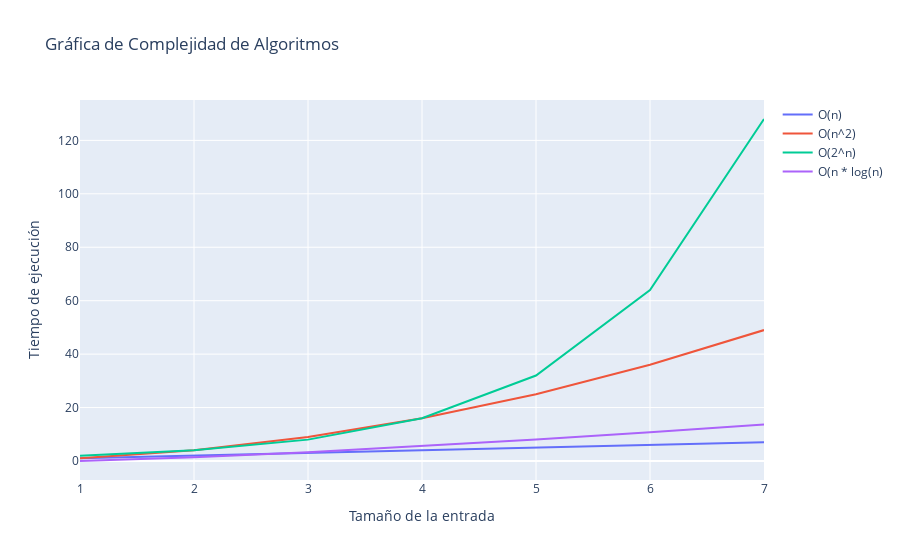

Notebook cell for this chart:
### Code cell
import plotly.graph_objects as go
import numpy as np

# Crear datos de ejemplo
x = np.arange(1, 8)
y_linear = x
y_quadratic = x**2
y_exponential = 2**x
y_logarithmic = x * np.log(x)

# Crear la figura y las trazas
fig = go.Figure()

fig.add_trace(go.Scatter(x=x, y=y_linear, mode='lines', name='O(n)'))
fig.add_trace(go.Scatter(x=x, y=y_quadratic, mode='lines', name='O(n^2)'))
fig.add_trace(go.Scatter(x=x, y=y_exponential, mode='lines', name='O(2^n)'))
fig.add_trace(go.Scatter(x=x, y=y_logarithmic, mode='lines', name='O(n * log(n)'))

# Personalizar la figura
fig.update_layout(
    title='Gráfica de Complejidad de Algoritmos',
    xaxis_title='Tamaño de la entrada',
    yaxis_title='Tiempo de ejecución'
)

# Mostrar la figura interactiva
fig.show()

### Figure 1 — Plotly figure (JSON) as saved in the notebook; plotly's stock layout.template omitted (floating-point values rounded to 4 significant figures)
{"data": [{"mode": "lines", "name": "O(n)", "type": "scatter", "x": [1, 2, 3, 4, 5, 6, 7], "y": [1, 2, 3, 4, 5, 6, 7]}, {"mode": "lines", "name": "O(n^2)", "type": "scatter", "x": [1, 2, 3, 4, 5, 6, 7], "y": [1, 4, 9, 16, 25, 36, 49]}, {"mode": "lines", "name": "O(2^n)", "type": "scatter", "x": [1, 2, 3, 4, 5, 6, 7], "y": [2, 4, 8, 16, 32, 64, 128]}, {"mode": "lines", "name": "O(n * log(n)", "type": "scatter", "x": [1, 2, 3, 4, 5, 6, 7], "y": [0, 1.386, 3.296, 5.545, 8.047, 10.75, 13.62]}], "layout": {"autosize": true, "title": {"text": "Gráfica de Complejidad de Algoritmos"}, "xaxis": {"autorange": true, "range": [1, 7], "title": {"text": "Tamaño de la entrada"}, "type": "linear"}, "yaxis": {"autorange": true, "range": [-7.111, 135.1], "title": {"text": "Tiempo de ejecución"}, "type": "linear"}}}
